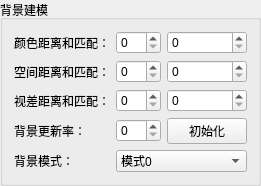
             <widget class="QGroupBox" name="groupBox_21">
              <property name="title">
               <string>背景建模</string>
              </property>
              <layout class="QGridLayout" name="gridLayout_23">
               <item row="5" column="0">
                <widget class="QLabel" name="label_61">
                 <property name="text">
                  <string>背景模式：</string>
                 </property>
                </widget>
               </item>
               <item row="0" column="0">
                <widget class="QLabel" name="label_62">
                 <property name="text">
                  <string>颜色距离和匹配：</string>
                 </property>
                </widget>
               </item>
               <item row="1" column="1">
                <widget class="QSpinBox" name="spinBox_bg_space_dist">
                 <property name="minimumSize">
                  <size>
                   <width>45</width>
                   <height>22</height>
                  </size>
                 </property>
                </widget>
               </item>
               <item row="4" column="0">
                <widget class="QLabel" name="label_63">
                 <property name="text">
                  <string>背景更新率：</string>
                 </property>
                </widget>
               </item>
               <item row="2" column="0">
                <widget class="QLabel" name="label_64">
                 <property name="text">
                  <string>视差距离和匹配：</string>
                 </property>
                </widget>
               </item>
               <item row="2" column="1">
                <widget class="QSpinBox" name="spinBox_bg_disp_dist">
                 <property name="sizePolicy">
                  <sizepolicy hsizetype="Expanding" vsizetype="Fixed">
                   <horstretch>0</horstretch>
                   <verstretch>0</verstretch>
                  </sizepolicy>
                 </property>
                 <property name="minimumSize">
                  <size>
                   <width>45</width>
                   <height>22</height>
                  </size>
                 </property>
                </widget>
               </item>
               <item row="0" column="1">
                <widget class="QSpinBox" name="spinBox_bg_color_dist">
                 <property name="minimumSize">
                  <size>
                   <width>45</width>
                   <height>22</height>
                  </size>
                 </property>
                </widget>
               </item>
               <item row="4" column="1">
                <widget class="QSpinBox" name="spinBox_bg_update_radio">
                 <property name="minimumSize">
                  <size>
                   <width>45</width>
                   <height>22</height>
                  </size>
                 </property>
                </widget>
               </item>
               <item row="0" column="2">
                <widget class="QSpinBox" name="spinBox_bg_color_match">
                 <property name="minimumSize">
                  <size>
                   <width>45</width>
                   <height>22</height>
                  </size>
                 </property>
                </widget>
               </item>
               <item row="2" column="2">
                <widget class="QSpinBox" name="spinBox_bg_disp_match">
                 <property name="minimumSize">
                  <size>
                   <width>45</width>
                   <height>22</height>
                  </size>
                 </property>
                </widget>
               </item>
               <item row="1" column="0">
                <widget class="QLabel" name="label_65">
                 <property name="text">
                  <string>空间距离和匹配：</string>
                 </property>
                </widget>
               </item>
               <item row="1" column="2">
                <widget class="QSpinBox" name="spinBox_bg_space_match">
                 <property name="minimumSize">
                  <size>
                   <width>45</width>
                   <height>22</height>
                  </size>
                 </property>
                </widget>
               </item>
               <item row="4" column="2">
                <widget class="QPushButton" name="pushButton_bg_init">
                 <property name="sizePolicy">
                  <sizepolicy hsizetype="Maximum" vsizetype="Fixed">
                   <horstretch>0</horstretch>
                   <verstretch>0</verstretch>
                  </sizepolicy>
                 </property>
                 <property name="minimumSize">
                  <size>
                   <width>45</width>
                   <height>22</height>
                  </size>
                 </property>
                 <property name="text">
                  <string>初始化</string>
                 </property>
                </widget>
               </item>
               <item row="5" column="1" colspan="2">
                <widget class="QComboBox" name="comboBox_bg_mode">
                 <property name="sizePolicy">
                  <sizepolicy hsizetype="Preferred" vsizetype="Fixed">
                   <horstretch>0</horstretch>
                   <verstretch>0</verstretch>
                  </sizepolicy>
                 </property>
                 <property name="minimumSize">
                  <size>
                   <width>60</width>
                   <height>22</height>
                  </size>
                 </property>
                 <item>
                  <property name="text">
                   <string>模式0</string>
                  </property>
                 </item>
                 <item>
                  <property name="text">
                   <string>模式1</string>
                  </property>
                 </item>
                 <item>
                  <property name="text">
                   <string>关闭</string>
                  </property>
                 </item>
                </widget>
               </item>
              </layout>
             </widget>
